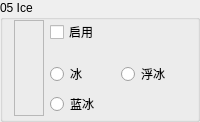
                 <widget class="QGroupBox" name="Base05">
                  <property name="sizePolicy">
                   <sizepolicy hsizetype="Expanding" vsizetype="Minimum">
                    <horstretch>0</horstretch>
                    <verstretch>0</verstretch>
                   </sizepolicy>
                  </property>
                  <property name="minimumSize">
                   <size>
                    <width>30</width>
                    <height>0</height>
                   </size>
                  </property>
                  <property name="maximumSize">
                   <size>
                    <width>16777215</width>
                    <height>16777215</height>
                   </size>
                  </property>
                  <property name="autoFillBackground">
                   <bool>true</bool>
                  </property>
                  <property name="title">
                   <string>05 Ice</string>
                  </property>
                  <property name="flat">
                   <bool>false</bool>
                  </property>
                  <layout class="QGridLayout" name="gridLayout_27">
                   <property name="topMargin">
                    <number>0</number>
                   </property>
                   <property name="bottomMargin">
                    <number>3</number>
                   </property>
                   <item row="0" column="1">
                    <widget class="QCheckBox" name="Enable05">
                     <property name="sizePolicy">
                      <sizepolicy hsizetype="Expanding" vsizetype="Fixed">
                       <horstretch>0</horstretch>
                       <verstretch>0</verstretch>
                      </sizepolicy>
                     </property>
                     <property name="text">
                      <string>启用</string>
                     </property>
                    </widget>
                   </item>
                   <item row="0" column="2">
                    <spacer name="horizontalSpacer_16">
                     <property name="orientation">
                      <enum>Qt::Horizontal</enum>
                     </property>
                     <property name="sizeHint" stdset="0">
                      <size>
                       <width>40</width>
                       <height>20</height>
                      </size>
                     </property>
                    </spacer>
                   </item>
                   <item row="3" column="1">
                    <widget class="QRadioButton" name="is05Ice">
                     <property name="text">
                      <string>冰</string>
                     </property>
                     <property name="icon">
                      <iconset resource="BlockTextures.qrc">
                       <normaloff>:/new/Textures/Slope/block/ice.png</normaloff>:/new/Textures/Slope/block/ice.png</iconset>
                     </property>
                    </widget>
                   </item>
                   <item row="3" column="2">
                    <widget class="QRadioButton" name="is05PackedIce">
                     <property name="text">
                      <string>浮冰</string>
                     </property>
                     <property name="icon">
                      <iconset resource="BlockTextures.qrc">
                       <normaloff>:/new/Textures/Slope/block/packed_ice.png</normaloff>:/new/Textures/Slope/block/packed_ice.png</iconset>
                     </property>
                    </widget>
                   </item>
                   <item row="4" column="1">
                    <widget class="QRadioButton" name="is05BlueIce">
                     <property name="text">
                      <string>蓝冰</string>
                     </property>
                     <property name="icon">
                      <iconset resource="BlockTextures.qrc">
                       <normaloff>:/new/Textures/Slope/block/blue_ice.png</normaloff>:/new/Textures/Slope/block/blue_ice.png</iconset>
                     </property>
                    </widget>
                   </item>
                   <item row="0" column="0" rowspan="5">
                    <widget class="QLabel" name="Color05">
                     <property name="minimumSize">
                      <size>
                       <width>30</width>
                       <height>0</height>
                      </size>
                     </property>
                     <property name="font">
                      <font>
                       <family>微软雅黑</family>
                       <pointsize>9</pointsize>
                      </font>
                     </property>
                     <property name="frameShape">
                      <enum>QFrame::StyledPanel</enum>
                     </property>
                     <property name="text">
                      <string/>
                     </property>
                    </widget>
                   </item>
                  </layout>
                 </widget>
